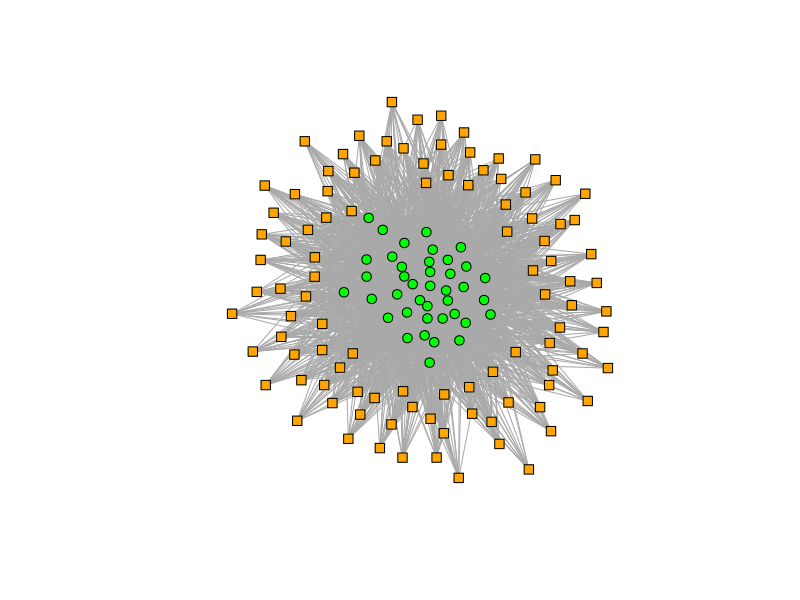
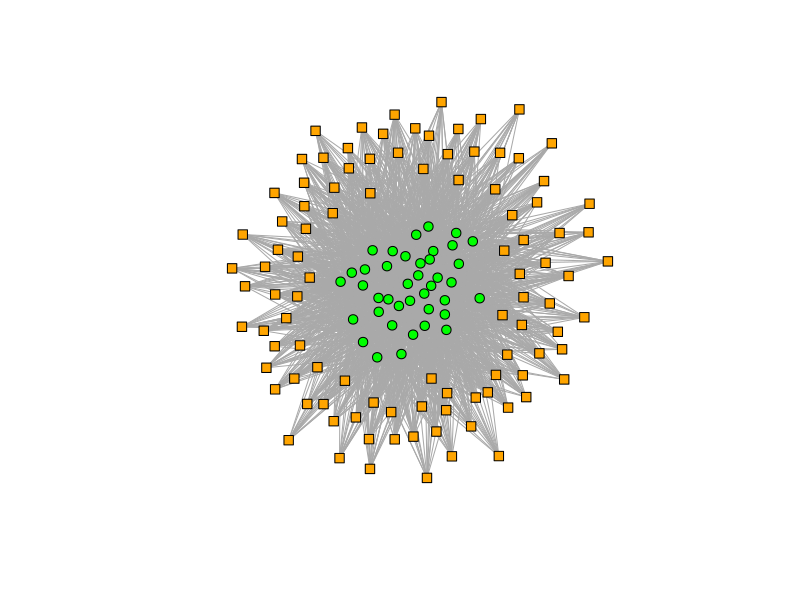
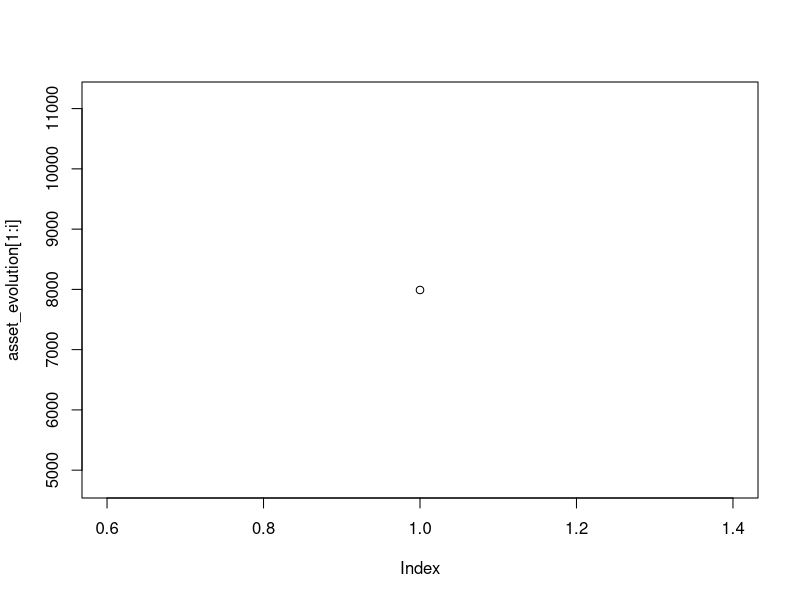
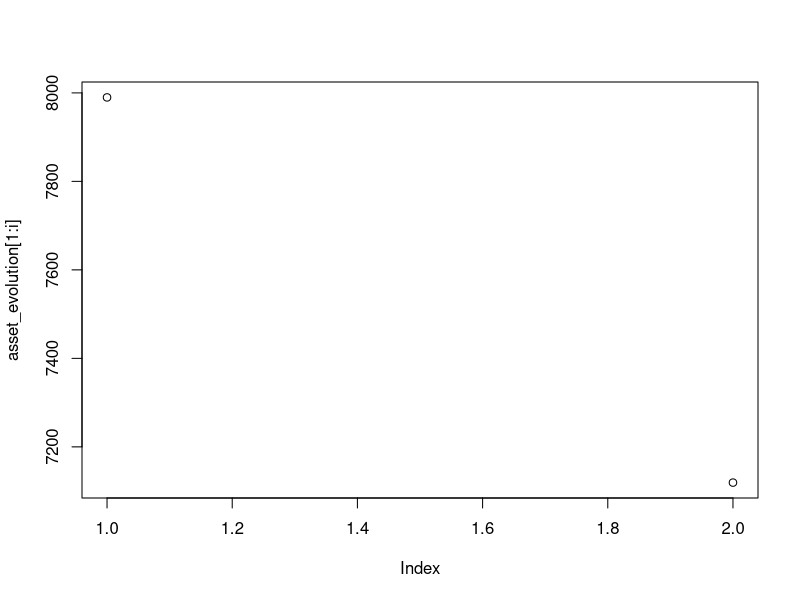
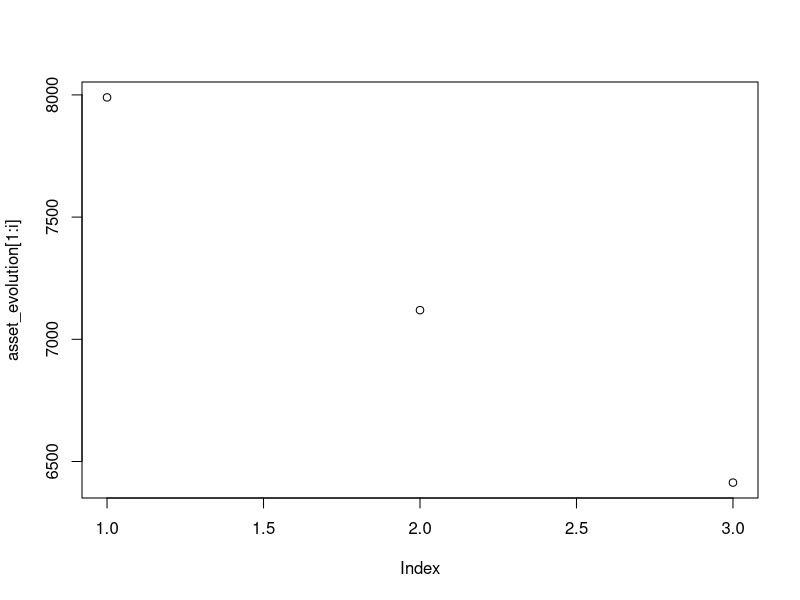
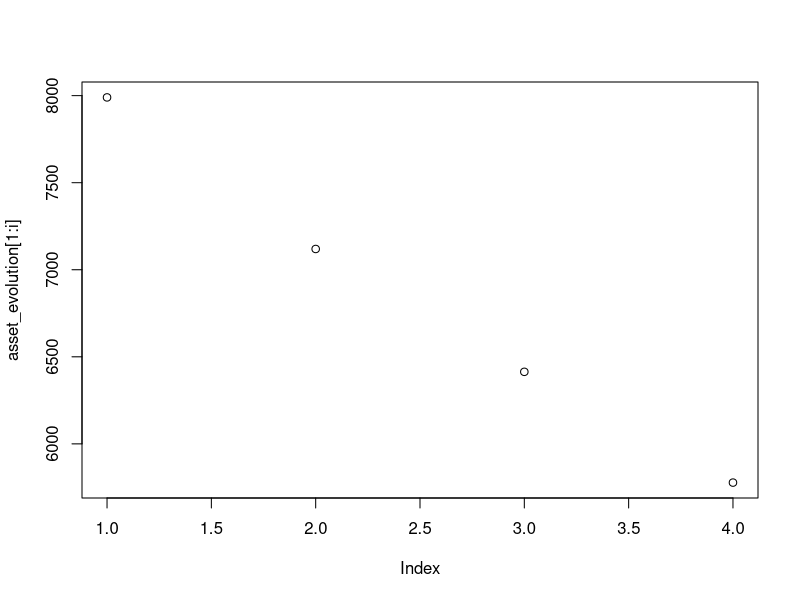
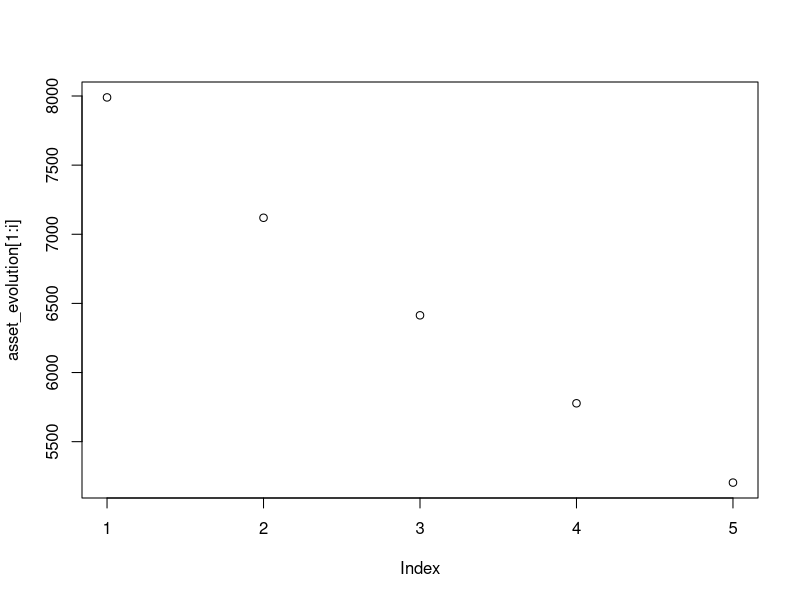
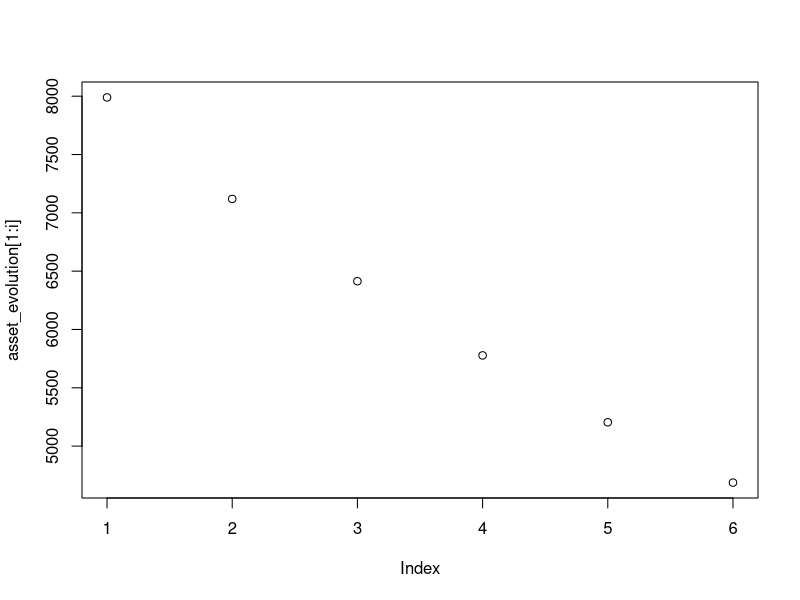

These charts were generated, in order, by the following R code:
# Notes --------------------------------------------------------------------------------------------
# Date: 28.12.2018
# Author: Michal Stachnio


# 1) Will need to deal with the fact initial quantities can be decimal values. It shouldn't be the case
#    I should therefore round it up and either adjust the assets size to fit the values, or redistribute the sizes so that it works.
# 2) Important: When the asset reduction takes place, it creates a new equilibrium price value for the asset. This means it does not react the same way for a given volume sold!
# 3) Should maybe check on graph generation if it is possible to make sure that the graph cannot be divided in 2
# 4) This is the slowest part of the code:
  # for (i in 1:n_Banks) {
  #   for (j in 1:m_Assets) {
  #     if (graph1[i, j+ n_Banks] == 1) {
  #       q_0[i, j] = balanceSheet[ i,1] / (k_i[i] * p_0[j])
  #     } 
  #   }
  # }
  # System_Q = rowSums(t(q_0))

# Packages --------------------------------------------------------------------------------------------

library(igraph)

# Fucntions --------------------------------------------------------------------------------

NamingString = function(String, startingValue, size) {
  nameString = matrix("0", nrow = 1, ncol = size, byrow = TRUE)
  for (i in 1:size) {
    nameString[, i] = paste(String, i - 1 + startingValue, sep = "") # sep="" means that there is no space between w and the number
  }
  return (nameString)
}

NamingRows = function(String, data, startingValue) {
  
  # Input Variables:
  # String        = value in "" that will be the name that will be iterated
  # data          = data structure that will have a new name for rows
  # startingValue = allows to start with 0 or 1 etc...
  
  dataNames = matrix("0", nrow = nrow(data), ncol = 1, byrow = TRUE)
  for (i in 1:nrow(dataNames)) {
    dataNames[i, ] = paste(String, i - 1 + startingValue, sep = "") # sep="" means that there is no space between w and the number
  }
  rownames(data) = c(dataNames)
  return (data)
}

NamingCols = function(String, data, startingValue) {
  dataNames = matrix("0", nrow = 1, ncol = ncol(data), byrow = TRUE)
  for (i in 1:ncol(dataNames)) {
    dataNames[, i] = paste(String, i - 1 + startingValue, sep = "") # sep="" means that there is no space between w and the number
  }
  colnames(data) = c(dataNames)
  return (data)
}

# Parameters ------------------------------------------------------------------------------------------------------------------

# Generating Graph
n_Banks = 100
m_Assets = 40
linkProbabiliy = 0.5

# Generating the balance Sheet 
asset_0 = 80
cash_0 = 20
liabilities_0 = 96 
intial_Price = matrix(data = 1, nrow = m_Assets, ncol = 1)

# System rules parameters
gamma = matrix(data = 0.05, nrow = n_Banks, ncol = 1)
liquidity_factor = matrix(0, nrow = m_Assets, ncol = 1)
for (i in 1:m_Assets) {
  liquidity_factor[i] = 0.1
}
daily_market_volume = 0.01
method_selection = 2
external_Trade_Dummy = 0

# Shock & Simulation
assetReduction = 0.05
numberIterations = 30



# Generating the bipartiate graph --------------------------------------------------------------------------------------------


Generategraph = function(n_Banks, m_Assets, linkProbabiliy) {
  # Generates the graph
  graph = sample_bipartite(n_Banks, m_Assets, p=linkProbabiliy)
  # Changes the form of the vertex for the graph
  V(graph)$shape <- c("square", "circle")[V(graph)$type+1]
  # Deletes the label
  V(graph)$label <- c(NamingString("bank",1,n_Banks), NamingString("asset",1,m_Assets))
  
  return(graph)
}

# System Rules ------------------------------------------------------------



# Bankruptcy Check
BankruptcyCheck = function(balanceSheet, delta_asset) {
  for (i in 1:n_Banks) {
    if (balanceSheet[ ,1] + balanceSheet[ ,2] - balanceSheet[ ,3] < 0 ) {
      delta_asset[i] = balanceSheet[ i,1]
    }
  }
  return(delta_asset)
}

# Price Impact
Price_Impact = function(decision_Volume_Traded, liquidity_factor, m_Assets, p_0, System_Q,
                        daily_market_volume, net_Volume_Traded, external_Trade_Dummy, 
                        System_Update_Dummy) {
  # External trade is the demand for the asset outside of the financial system
  if (external_Trade_Dummy == 1) {
    external_Trade = matrix(System_Q * daily_market_volume, nrow = m_Assets, ncol = 1)
    external_Trade = NamingRows("asset", external_Trade, 1) 
  } else {
    external_Trade = 0
  }
  
  net_Volume_Traded = rowSums(decision_Volume_Traded) + net_Volume_Traded + external_Trade
  
  if (System_Update_Dummy == 1) {
    assign("net_Volume_Traded", net_Volume_Traded, envir = .GlobalEnv)
  }
  p_t1 = p_0 * exp(liquidity_factor * net_Volume_Traded/System_Q)  
  
  return(p_t1)
}

# Liquidation Schedules ------------------------------------------------------------


# Approach 2: Liquidation based on bank holdings:
# WIP !!

# Lagrangian_Approach2 = function(x,i,q_t, p_0, liquidity_factor,net_Volume_Traded, m_Assets, System_Q) {
#   
#   lambda = x[1] 
#   decision_Volume_Traded = matrix(x[2:(m_Assets + 1)], nrow = m_Assets, ncol = 1)
#   
#   
#   LagrangianValue = colSums(q_t[i, ] * p_0 * exp(-liquidity_factor * (net_Volume_Traded + decision_Volume_Traded))) + 
#     balanceSheet[i, 1] + balanceSheet[i, 3] - 
#     lambda * (
#       colSums((q_t[i, ] - decision_Volume_Traded) * p_0 * exp(-liquidity_factor * (net_Volume_Traded + decision_Volume_Traded)/System_Q)) /
#         (colSums(q_t[i, ] * p_0 * exp(-liquidity_factor * (net_Volume_Traded + decision_Volume_Traded)/System_Q)) + balanceSheet[i, 1] + balanceSheet[i, 3])
#      - target_Leverage[i])
#   return(-LagrangianValue)
# }

Lagrangian_Approach2_Test = function(x, i, q_t, p_0, liquidity_factor, net_Volume_Traded, 
                                     m_Assets, System_Q, delta_asset, external_Trade_Dummy) {
  
  # lambda = x[1] 
  # decision_Volume_Traded = matrix(x[2:(m_Assets + 1)], nrow = m_Assets, ncol = 1)
  decision_Volume_Traded = x
  
  LagrangianValue = colSums(q_t[i, ] * (p_t - p_0 * exp(liquidity_factor * net_Volume_Traded/System_Q))) #  - colSums(decision_Volume_Traded * p_t) + delta_asset[i]

  
  if (- colSums(decision_Volume_Traded * p_t) - delta_asset[i] < 0) {
     LagrangianValue = 9999999
   } 
    
  # if (max(decision_Volume_Traded) > 0) {
  #   LagrangianValue = 9999999
  # }
  # 
  # for (j in 1:m_Assets) {
  #   if (q_t[i, j] - decision_Volume_Traded[j] < 0 ) {
  #     LagrangianValue = 9999999
  #   }
  # }
  
  return(LagrangianValue)
}

# System actualisation rules --------------------------------------------------------------
System_Update = function(method_selection, gamma, asset_t, equity_t, target_Leverage, q_t, p_t, n_Banks, m_Assets, liquidity_factor, p_0,
                          balanceSheet, external_Trade_Dummy) {

  # 2) Defines the liquidation schedule
  
  # Approach 1: Pro-Rata Liquidation            -----------
  if (method_selection == 1) {
    
    decision_Volume_Traded = matrix(0, nrow = m_Assets, ncol = n_Banks)
    decision_Volume_Traded = NamingRows("asset", decision_Volume_Traded, 1) 
    decision_Volume_Traded = NamingCols("bank", decision_Volume_Traded, 1)
    q_copy = q_t
    
    
    # Liquidation Quantity - Calculates delta_asset
    delta_asset = matrix(0, nrow = n_Banks, ncol = 1)
    bank_index_array = 1:n_Banks
    for (i in 1:n_Banks) {
      # bankruptcy check
      if (balanceSheet[i, 1] + balanceSheet[i, 2] - balanceSheet[i, 3] < 0 ) {
        decision_Volume_Traded[, i] = -t(q_t[i, ])
        bank_index_array = bank_index_array[!bank_index_array %in% i]
      } else {
        delta_asset[i] = gamma[i] * balanceSheet[i, 1] * ((1 - (target_Leverage[i] * balanceSheet[i, 4])/balanceSheet[i, 1]))
      }
    }
    for (i in bank_index_array) {
      leftover_delta_asset = delta_asset[i]
      # counts how many assets are held by each bank
      count_Asset_Held = length(which(q_t[i, ] > 0))
      # If it needs to liquidate:
      if (delta_asset[i] != 0) {
        # per asset monetary volume it needs to liquidate
        per_Asset_Liquidation_Quantity = delta_asset[i] / count_Asset_Held
        
        repeat{
          test = 0
          for (j in which(q_copy[i, ] > 0)) {
            # If a bank does not have enough of one asset to liquidate on a pro-rata basis, 
            # it liquidates all it has and then adapts how much it liquidates of other assets.
            if (q_t[i, j] * p_t[j] < per_Asset_Liquidation_Quantity) {
              # all the position in the asset is liquidated
              decision_Volume_Traded[j, i] = - q_t[i, j]
              q_copy[i, j] = 0
              # The monetary value to be liquidated decreases
              leftover_delta_asset = delta_asset[i] + rowSums(t(decision_Volume_Traded[, i] %*% p_t))
              # Adapts the per_Asset_Liquidation_Quantity to new quantity/ liquidation value
              count_Asset_Held = count_Asset_Held - 1
              per_Asset_Liquidation_Quantity = leftover_delta_asset / count_Asset_Held 
            } else {
              test = test + 1
            }
          }
          if (test == length(which(q_copy[i,] > 0))) {
            break
          }
        }
      }
      # If there are some assets for which the bank can fully liquidate, it liquidates equal amounts:
      if (count_Asset_Held > 0) {
        # Identifies the index of the assets where the bank still holds a position:
        assign_Vector = which((q_copy[i, ] + decision_Volume_Traded[, i]) > 0)
        for (q in assign_Vector) {
          decision_Volume_Traded[assign_Vector, i] = -leftover_delta_asset / count_Asset_Held
        }
      }
    }
     
  } 
  # Approach 2: Bank Holding Liqudiation        ----------- 
  else if (method_selection == 2) {
  
    decision_Volume_Traded = matrix(0, nrow = m_Assets, ncol = n_Banks)
    decision_Volume_Traded = NamingRows("asset", decision_Volume_Traded, 1) 
    decision_Volume_Traded = NamingCols("bank", decision_Volume_Traded, 1)
    
    # Liquidation quantity
    delta_asset = matrix(0, nrow = n_Banks, ncol = 1)

    for (i in 1:n_Banks) {
      # Liquidate everything if bankrupt
      if (balanceSheet[i, 1] + balanceSheet[i, 2] - balanceSheet[i, 3] < 0 ) {
        decision_Volume_Traded[, i] = -t(q_t[i, ])
      
      # if not bankrupt
      } else {
        
        delta_asset[i] = gamma[i] * balanceSheet[i, 1] * ((1 - (target_Leverage[i] * balanceSheet[i, 4])/balanceSheet[i, 1]))
        
        # parameter_initial_values = matrix(c(1, -0.1 *q_t[i,]), nrow = 1 + m_Assets, ncol = 1)
        parameter_initial_values = matrix(-0.1 * q_t[i,], nrow = m_Assets, ncol = 1)
        
        OptimalValues = optim(parameter_initial_values, Lagrangian_Approach2_Test,
                              i = i, q_t = q_t, p_0 = p_0, liquidity_factor = liquidity_factor, net_Volume_Traded = net_Volume_Traded,
                              m_Assets = m_Assets, System_Q = System_Q, delta_asset = delta_asset, external_Trade_Dummy = external_Trade_Dummy)
        
        decision_Volume_Traded[, i] = OptimalValues$par
      }
    }
  } 
  # Approach 3: Expectation Liquidation         ----------- 
  else if (method_selection == 3) {
    
  } 
  # Approach 4: Perfect Information Liquidation ----------- 
  else {
    
  }
  
  # 3) Calculate the price impact of decision_Volume_Traded
  p_t = Price_Impact(decision_Volume_Traded, liquidity_factor, m_Assets, p_0, System_Q, daily_market_volume, 
                     net_Volume_Traded, external_Trade_Dummy, System_Update_Dummy = 1)
  
  # 4) Settle the cash of the trade
  balanceSheet[, 2] = balanceSheet[, 2] - t(t(p_t) %*% decision_Volume_Traded)
  
  # 5) Reduce the quantities of holdings of banks
  q_t = q_t + t(decision_Volume_Traded)
  
  # 6) reupdate the asset values
  balanceSheet[, 1] = q_t %*% p_t
  
  # 7) Calculate the equity
  balanceSheet[, 4] = balanceSheet[, 1] + balanceSheet[, 2] - balanceSheet[, 3]
  
  # The funciton should return: the prices, the balance sheets, the quantities, 
  
  return(list("balanceSheet" = balanceSheet, "Quantities" = q_t, "Prices" = p_t, "decision_Volume_Traded" = decision_Volume_Traded))
}

# On top of this: 
# - monitoring of the bankruptcy rate, the delta asset sold, the total equity of the sstem
# - do a loop that stops once there are no more bankruptcies
# - make a loop so that it does multiple simulations and collects aggregate data on the simulations
# - 


# Execution Code ------------------------------------------------------------




# PART 1: Setting up the system

# Plots the graph, changes the color of the vertexes depending on the type
graph1 = Generategraph(n_Banks, m_Assets, linkProbabiliy)
plot(graph1, vertex.color=c("orange", "green")[1 + (V(graph1)$type == "TRUE")], 
     vertex.size = 5, vertex.label = NA) 

# Making sure each bank has at least one asset:
assetChoiceVector = 1:m_Assets
for (i in 1:n_Banks) {
  if (sum(graph1[i, ]) == 0) {
    assetChoice = sample(assetChoiceVector, 1)
    graph1 = graph1 + edge(c(i, assetChoice + n_Banks))
  }
}

# Making sure each asset has at least one bank:
bankChoiceVector = 1:n_Banks
for (i in 1:m_Assets) {
  if (sum(graph1[, i + n_Banks]) == 0) {
    bankChoice = sample(bankChoiceVector, 1)
    graph1 = graph1 + edge(c(i + n_Banks, assetChoice))
  }
}
plot(graph1, vertex.color=c("orange", "green")[1 + (V(graph1)$type == "TRUE")], 
     vertex.size = 5, vertex.label = NA) 

# Create the k_i vector that has the degrees of each bank
k_i = matrix(data = NA, ncol = 1, nrow = n_Banks)
for (i in 1:n_Banks) {
  k_i[i] = sum(graph1[i])
}
k_i = NamingRows("bank", k_i, 1)

# Create the l_j vector that has the degrees of each asset
l_j = matrix(data = NA, ncol = 1, nrow = m_Assets)
for (j in 1:m_Assets) {
  l_j[j] = sum(graph1[j+n_Banks])
}
l_j = NamingRows("asset", l_j, 1)

balanceSheet = matrix(data = NA, nrow = n_Banks, ncol = 4)
colnames(balanceSheet) = c("Assets", "Cash", "Liabilities", "Equity")
balanceSheet = NamingRows("bank", balanceSheet, 1) 
balanceSheet[ ,1] = asset_0
balanceSheet[ ,2] = cash_0
balanceSheet[ ,3] = liabilities_0
equity_0 = asset_0 + cash_0 - liabilities_0
balanceSheet[ ,4] = equity_0


# defining the initial price of assets:
p_0 = matrix(data = intial_Price, nrow = m_Assets, ncol = 1)
p_0 = NamingRows("asset", p_0, 1) 

# The matrix of asset quantities owned
q_0 = matrix(data = 0, nrow = n_Banks, ncol = m_Assets )
q_0 = NamingRows("bank", q_0, 1)
q_0 = NamingCols("asset", q_0, 1)

# Assigns the initial quantities owned by each bank of all assets
for (i in 1:n_Banks) {
  for (j in 1:m_Assets) {
    if (graph1[i, j+ n_Banks] == 1) {
      q_0[i, j] = balanceSheet[ i,1] / (k_i[i] * p_0[j])
    } 
  }
}
System_Q = rowSums(t(q_0))

# Defining the termporal variables:
q_t = q_0
p_t = p_0
k_t = k_i
balanceSheet[, 1] = asset_0
equity_t = balanceSheet[, 4]
target_Leverage = asset_0 / balanceSheet[, 4] # Setting the target leverage at the initial leverage level
net_Volume_Traded = matrix(0, nrow = m_Assets, ncol = 1) 

# Part 2: Doing the simulation

# Shocking the system via price reduction
assetChoice = sample(assetChoiceVector, 1)
p_t[assetChoice] = (1 - assetReduction) * p_t[assetChoice]
p_0 = p_t

# Updating asset values
balanceSheet[, 1] = q_t %*% p_t

# Updating equity values
balanceSheet[, 4] = balanceSheet[, 1] + balanceSheet[, 2] - balanceSheet[, 3]


asset_evolution = matrix(0, nrow = numberIterations, ncol =1)
prices_evolution = matrix(0, nrow = numberIterations, ncol = m_Assets)
decision_Volume = array(data = NA, dim = c(n_Banks, m_Assets, numberIterations))
# Simulating one system
for (i in 1:numberIterations) {
  print("iteration:")
  print(i)
  system_Update_Values = System_Update(method_selection, gamma, balanceSheet[, 1], balanceSheet[, 4], target_Leverage, q_t, p_t, n_Banks, m_Assets, liquidity_factor, p_0,
                balanceSheet, external_Trade_Dummy)
  asset_evolution[i] = sum(balanceSheet[, 1])
  prices_evolution[i,] = t(p_t)
  
  balanceSheet = system_Update_Values$balanceSheet
  q_t = system_Update_Values$Quantities
  p_t = system_Update_Values$Prices
  decision_Volume[,,i] = system_Update_Values$decision_Volume_Traded
  print("asset_evolution:")
  print(asset_evolution[i])
  plot(asset_evolution[1:i] , type="p", col="black")  
}
plot(graph1, vertex.color=c("orange", "green")[1 + (V(graph1)$type == "TRUE")], 
     vertex.size = 5, vertex.label = NA) 
plot(asset_evolution)



